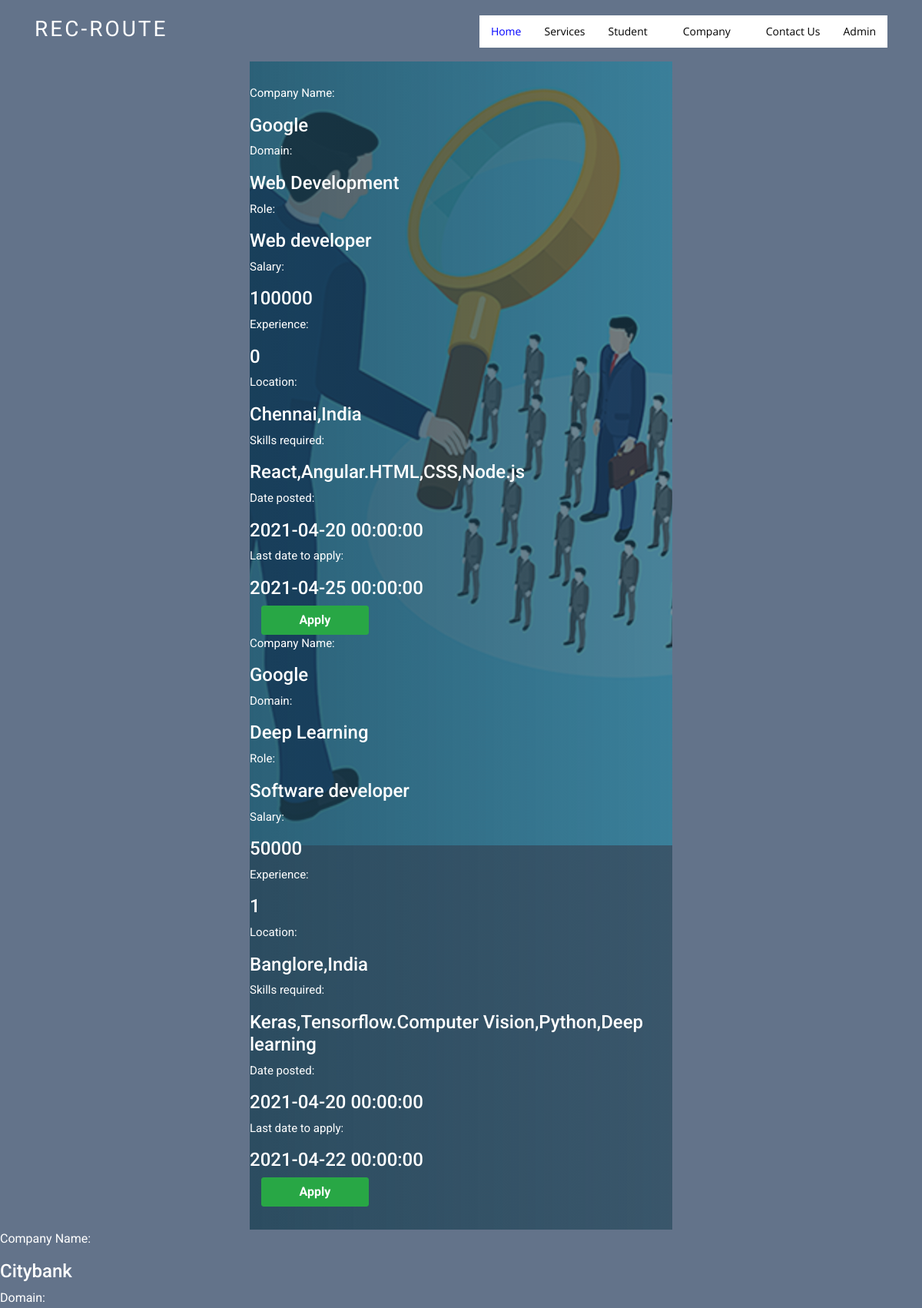
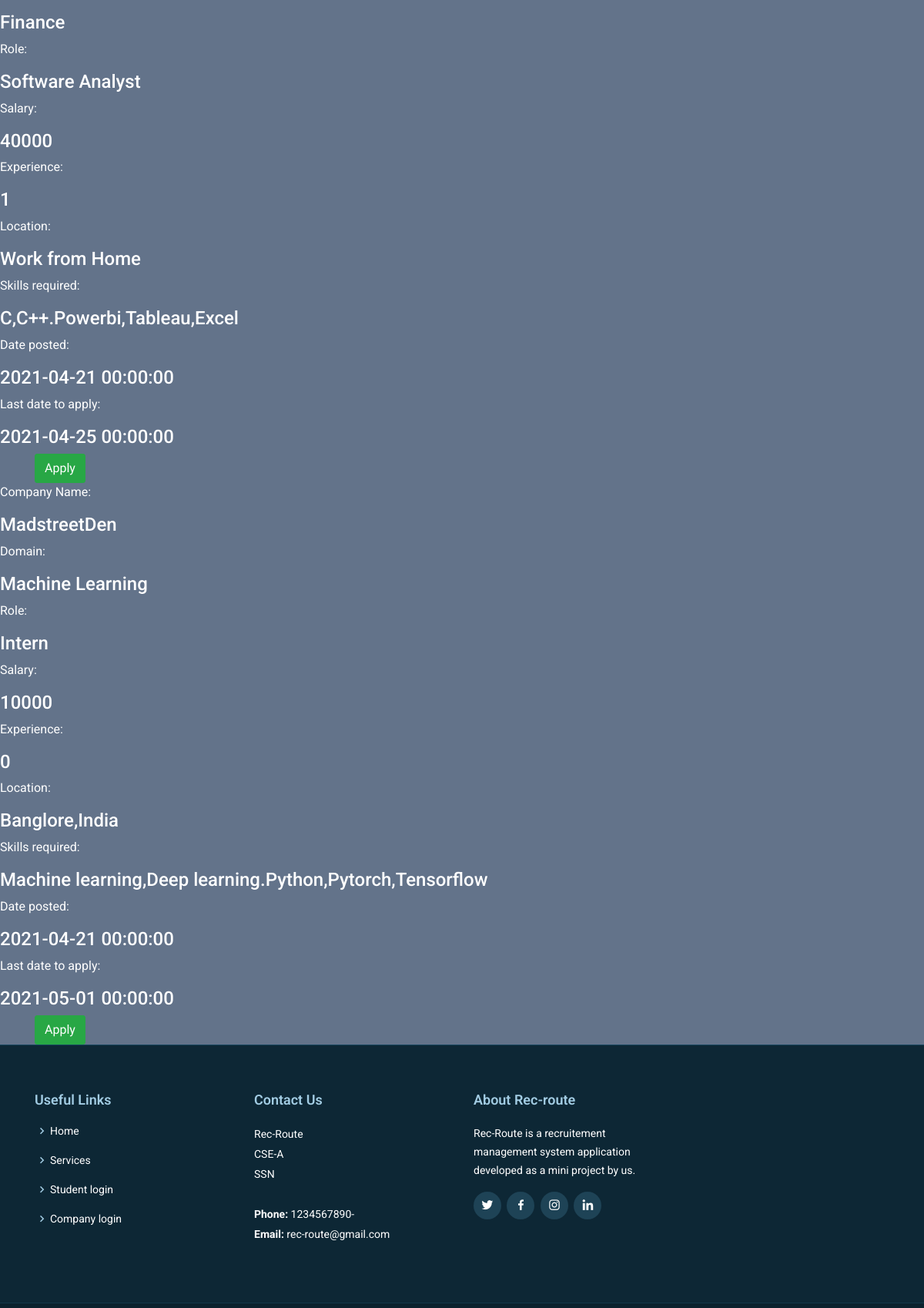
The app's page /apply_jobs (upper part) with its own data (2 pictures, top to bottom).
### app.py (models this page shows)
class Job(db.Model):
    __tablename__ = 'job'
    id = db.Column(db.Integer,primary_key=True)
    job_domain=db.Column(db.String(100),nullable=False)
    job_name = db.Column(db.String(100),nullable=False)
    date_created = db.Column(MyDateTime, default=datetime.utcnow)
    last_date =  db.Column(MyDateTime, default=datetime.utcnow)
    job_role = db.Column(db.String(200),nullable=False)
    skill_1=db.Column(db.String(30))
    skill_2=db.Column(db.String(30))
    skill_3=db.Column(db.String(30))
    skill_4=db.Column(db.String(30))
    skill_5=db.Column(db.String(30))
    location=db.Column(db.String(50))
    experience = db.Column(db.Integer)
    salary = db.Column(db.Integer)
    company_id = db.Column(db.Integer, db.ForeignKey('company.id'),nullable=False)
    company_name = db.Column(db.String(30),nullable=False)

### app.py (the view)
@app.route('/apply_jobs', methods=['POST', 'GET'])
def apply_jobs():
    items=Job.query.all()
    print(items)
    return render_template("apply_jobs.html",items=items)

### app.py (called while the page is built)
@app.before_request
def before_request():
    g.user = None

### templates/apply_jobs.html (shortened to what this page needs)
<!DOCTYPE html>
<html lang="en">
<head>
  <link href="../static/assets/vendor/bootstrap/css/bootstrap.min.css" rel="stylesheet">
  <link href="../static/assets/vendor/animate.css/animate.min.css" rel="stylesheet">
  <link href="../static/assets/vendor/icofont/icofont.min.css" rel="stylesheet">
  <link href="../static/assets/vendor/boxicons/css/boxicons.min.css" rel="stylesheet">
  <link href="../static/assets/vendor/venobox/venobox.css" rel="stylesheet">
  <link href="../static/assets/vendor/owl.carousel/../static/assets/owl.carousel.min.css" rel="stylesheet">
  <link href="../static/assets/vendor/aos/aos.css" rel="stylesheet">
  <link href="../static/assets/css/style.css" rel="stylesheet">
</head>
<body>
  <header id="header" class="fixed-top header-transparent">
    <div class="container">
      <div class="logo float-left">
        <h1 class="text-light"><a href="index.html"><span>Rec-Route</span></a></h1>
      </div>
      <nav class="nav-menu float-right d-none d-lg-block">
        <ul>
          <li class="active"><a href="index.html">Home</a></li>
          <li><a href="services.html">Services</a></li>
		  <li class="drop-down"><a href="">Student</a>
          </li>
          <li class="drop-down"><a href="">Company</a>
          </li>
          <li><a href="contact.html">Contact Us</a></li>
		  <li><a href="login.html">Admin</a></li>
        </ul>
      </nav>
    </div>
  </header>
 <main id="main">
<div class="signup-form">
	<div class="job">
        <div class="box">
            <div class="left">
            {%for i in items%}
               <div class="same"> <p>Company Name:</p> <h4>{{i.company_name}}</h4></div>
               <div class="same"> <p>Domain:</p> <h4>{{i.job_domain}}</h4></div>
               <div class="same"> <p>Role:</p> <h4>{{i.job_name}}</h4></div>
               <div class="same"> <p>Salary:</p> <h4>{{i.salary}}</h4></div>
               <div class="same"> <p>Experience:</p> <h4>{{i.experience}}</h4></div>
               <div class="same"> <p>Location:</p> <h4>{{i.location}}</h4></div>
               <div class="same"> <p>Skills required:</p> <h4>{{i.skill_1}},{{i.skill_2}}.{{i.skill_3}},{{i.skill_4}},{{i.skill_5}}</h4></div>
               <div class="same"> <p>Date posted:</p> <h4>{{i.date_created}}</h4></div>
               <div class="same"> <p>Last date to apply:</p> <h4>{{i.last_date}}</h4></div>
            </div>
          <div class="container">
  <button  type="button" class="btn btn-success" data-toggle="modal" data-target="#form">
    Apply
  </button>
</div>
</div>
            {%endfor%}
</main>
  <footer id="footer" data-aos="fade-up" data-aos-easing="ease-in-out" data-aos-duration="500">
    <div class="footer-top">
      <div class="container">
        <div class="row">
          <div class="col-lg-3 col-md-6 footer-links">
            <h4>Useful Links</h4>
            <ul>
              <li><i class="bx bx-chevron-right"></i> <a href="#">Home</a></li>
              <li><i class="bx bx-chevron-right"></i> <a href="#">Services</a></li>
              <li><i class="bx bx-chevron-right"></i> <a href="login.html">Student login</a></li>
              <li><i class="bx bx-chevron-right"></i> <a href="login.html">Company login</a></li>
            </ul>
          </div>
          <div class="col-lg-3 col-md-6 footer-contact">
            <h4>Contact Us</h4>
            <p>
              Rec-Route <br>
              CSE-A<br>
              SSN <br><br>
              <strong>Phone:</strong> 1234567890-<br>
              <strong>Email:</strong> rec-route@gmail.com<br>
            </p>
          </div>
          <div class="col-lg-3 col-md-6 footer-info">
            <h3>About Rec-route</h3>
            <p>Rec-Route is a recruitement management system application developed as a mini project by us.</p>
            <div class="social-links mt-3">
              <a href="#" class="twitter"><i class="bx bxl-twitter"></i></a>
              <a href="#" class="facebook"><i class="bx bxl-facebook"></i></a>
              <a href="#" class="instagram"><i class="bx bxl-instagram"></i></a>
              <a href="#" class="linkedin"><i class="bx bxl-linkedin"></i></a>
            </div>
          </div>
        </div>
      </div>
    </div>
    <div class="container">
      <div class="copyright">
      </div>
    </div>
  </footer>
</body>
</html>

### static/assets/css/style.css (style rules this page uses)
body { font-family: "Open Sans", sans-serif; color: #444; }
a { color: #4fa6d5; }
h1, h2, h3, h4, h5, h6, .font-primary { font-family: "Roboto", sans-serif; }
#header { height: 80px; transition: all 0.5s; z-index: 997; transition: all 0.5s; padding: 20px 0; background: #1e4356; }
#header.header-transparent { background: none; }
#header .logo h1 { font-size: 28px; margin: 0; padding: 4px 0; line-height: 1; font-weight: 400; letter-spacing: 3px; text-transform: uppercase; }
#header .logo h1 a, #header .logo h1 a:hover { color: #fff; text-decoration: none; }
#main { margin-top: 80px; }
.nav-menu, .nav-menu * { margin: 0; padding: 0; list-style: none; background-color: white; }
.nav-menu > ul > li { position: relative; white-space: nowrap; float: left; }
.nav-menu a { display: block; position: relative; color: black; padding: 10px 15px; transition: 0.3s; font-size: 14px; font-family: "Open Sans", sans-serif; }
.nav-menu a:hover, .nav-menu .active > a, .nav-menu li:hover > a { color: blue; text-decoration: none; }
.nav-menu .drop-down > a:after { content: "\ea99"; font-family: IcoFont; padding-left: 5px; }
.mobile-nav { position: fixed; top: 0; bottom: 0; z-index: 9999; overflow-y: auto; left: -260px; width: 260px; padding-top: 18px; background: #1e4356; transition: 0.4s; }
.mobile-nav * { margin: 0; padding: 0; list-style: none; }
.mobile-nav a { display: block; position: relative; color: #ddecf5; padding: 10px 20px; font-weight: 500; }
.mobile-nav a:hover, .mobile-nav .active > a, .mobile-nav li:hover > a { color: #a2cce3; text-decoration: none; }
.mobile-nav .drop-down > a:after { content: "\ea99"; font-family: IcoFont; padding-left: 10px; position: absolute; right: 15px; }
.mobile-nav .drop-down > a { padding-right: 35px; }
body { color: #fff; background: #63738a; font-family: 'Roboto', sans-serif; }
.form-control, .btn { border-radius: 3px; }
.signup-form { width: 550px; margin: 0 auto; padding: 30px 0; font-size: 15px; background: linear-gradient(to right, rgba(30, 67, 86, 0.8), rgba(30, 67, 86, 0.6)), url("../img/social_media_recruitment.png") center top no-repeat; }
.signup-form .btn { font-size: 16px; font-weight: bold; min-width: 140px; outline: none !important; }
#footer { background: #0b212d; padding: 0 0 30px 0; color: #fff; font-size: 14px; }
#footer .footer-top { background: #0d2735; border-top: 1px solid #17455e; border-bottom: 1px solid #123649; padding: 60px 0 30px 0; }
#footer .footer-top .footer-info { margin-bottom: 30px; }
#footer .footer-top .footer-info h3 { font-size: 18px; margin: 0 0 20px 0; padding: 2px 0 2px 0; line-height: 1; color: #a2cce3; font-weight: 600; }
#footer .footer-top .footer-info p { font-size: 14px; line-height: 24px; margin-bottom: 0; font-family: "Roboto", sans-serif; color: #fff; }
#footer .footer-top .social-links a { font-size: 18px; display: inline-block; background: #1e4356; color: #fff; line-height: 1; padding: 8px 0; margin-right: 4px; border-radius: 50%; text-align: center; width: 36px; height: 36px; transition: 0.3s; }
#footer .footer-top h4 { font-size: 18px; font-weight: 600; color: #a2cce3; position: relative; padding-bottom: 12px; }
#footer .footer-top .footer-links { margin-bottom: 30px; }
#footer .footer-top .footer-links ul { list-style: none; padding: 0; margin: 0; }
#footer .footer-top .footer-links ul i { padding-right: 2px; color: #a2cce3; font-size: 18px; line-height: 1; }
#footer .footer-top .footer-links ul li { padding: 10px 0; display: flex; align-items: center; }
#footer .footer-top .footer-links ul li:first-child { padding-top: 0; }
#footer .footer-top .footer-links ul a { color: #fff; transition: 0.3s; display: inline-block; line-height: 1; }
#footer .footer-top .footer-contact { margin-bottom: 30px; }
#footer .footer-top .footer-contact p { line-height: 26px; }
#footer .copyright { text-align: center; padding-top: 30px; }

### records on screen
Job: company_name "Google", job_domain "Web Development", job_name "Web developer", salary "100000", experience "0", location "Chennai,India", skill_1 "React", skill_2 "Angular", skill_3 "HTML", skill_4 "CSS", skill_5 "Node.js", date_created "2021-04-20 00:00:00", last_date "2021-04-25 00:00:00"
Job: company_name "Google", job_domain "Deep Learning", job_name "Software developer", salary "50000", experience "1", location "Banglore,India", skill_1 "Keras", skill_2 "Tensorflow", skill_3 "Computer Vision", skill_4 "Python", skill_5 "Deep learning", date_created "2021-04-20 00:00:00", last_date "2021-04-22 00:00:00"
Job: company_name "Citybank", job_domain "Finance", job_name "Software Analyst", salary "40000", experience "1", location "Work from Home", skill_1 "C", skill_2 "C++", skill_3 "Powerbi", skill_4 "Tableau", skill_5 "Excel", date_created "2021-04-21 00:00:00", last_date "2021-04-25 00:00:00"
Job: company_name "MadstreetDen", job_domain "Machine Learning", job_name "Intern", salary "10000", experience "0", location "Banglore,India", skill_1 "Machine learning", skill_2 "Deep learning", skill_3 "Python", skill_4 "Pytorch", skill_5 "Tensorflow", date_created "2021-04-21 00:00:00", last_date "2021-05-01 00:00:00"
